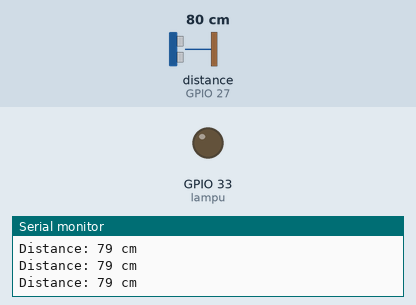
Recording of a sketch running on a simulated ESP32. On the bench: output pins drawn as LEDs (lit = HIGH), the last lines printed to the serial monitor. Wiring (inferred from the names in the program): ultrasonic range finder: trigger GPIO 12; echo GPIO 27. The inputs (shaded band) are chosen by the test bench; at power-on: distance to the obstacle (sensor on GPIO 27) 80 cm. The echo pulse lasts 58.3 µs per cm; WiFi joins after 1.5 s; servers stay silent unless stated; pins used as bus, display or sensor lines are not drawn.

Above: at 3.0 s.
3.1 s: distance to the obstacle (sensor on GPIO 27) set to 2 cm
At 4.0 s:
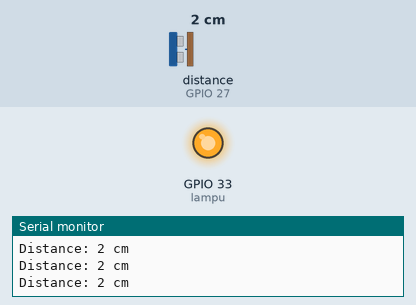
4.6 s: distance to the obstacle (sensor on GPIO 27) set to 4 cm
At 5.8 s:
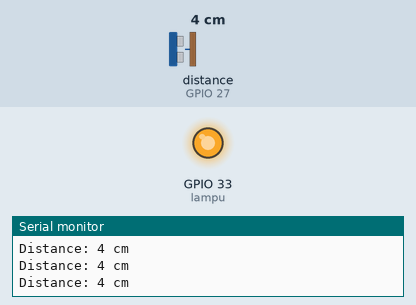
6.1 s: distance to the obstacle (sensor on GPIO 27) set to 18 cm
At 6.8 s:
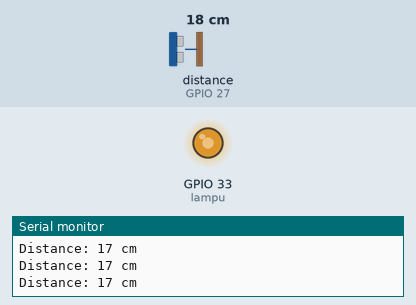
7.6 s: distance to the obstacle (sensor on GPIO 27) set to 35 cm
At 8.1 s:
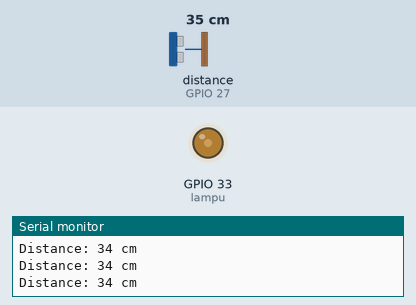
Timing chart, 0 to 10.1 s (numbered marks = the images above; inputs shaded):
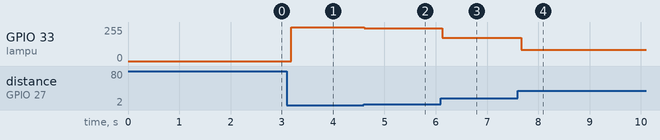

The sketch:

smart_lamp.ino
```cpp
#define BLYNK_PRINT Serial
#define BLYNK_TEMPLATE_ID "TMPL6_xJRHLVL"
#define BLYNK_TEMPLATE_NAME "Sistem Penerangan Otomatis iSurf"
#define BLYNK_AUTH_TOKEN "7CV9oDHWkch5XWhUWP1j4O8QWt3keyOo"
#define lampu 33
#define trig 12
#define echo 27

#include <WiFi.h>
#include <WiFiClient.h>
#include <BlynkSimpleEsp32.h>

char ssid[] = "mono";
char pass[] = "iotsamsungg";

unsigned long interval;

long duration;
int distance;

void setup() {
  Serial.begin(115200);
  pinMode(trig, OUTPUT);
  pinMode(echo, INPUT);
  pinMode(lampu, OUTPUT);
  Blynk.begin(BLYNK_AUTH_TOKEN, ssid, pass);
}

void loop() {
  int counting = 0;
  if (millis() - interval > 1000){
    counting++;
    if (counting >= 1000) counting = 0;
    interval = millis();
  }
  Blynk.run();

  digitalWrite(trig, HIGH);
  delayMicroseconds(10);
  digitalWrite(trig, LOW);

  duration = pulseIn(echo, HIGH);
  distance = duration * 0.0342 / 2;

  Serial.print("Distance: ");
  Serial.print(distance);
  Serial.println(" cm");

  distance = constrain(distance, 2, 50);

  int brightness = map(distance, 2, 50, 255, 0);

  analogWrite(lampu, brightness);

  Blynk.virtualWrite(V0, distance);
  Blynk.virtualWrite(V1, brightness);

  delay(100);
}
```

Measured:
- after the input at 3.1 s, GPIO 33 (lampu): 0/255 → 255/255 after 0.08 s
- after the input at 4.6 s, GPIO 33 (lampu): 255/255 → 245/255 at once
- after the input at 6.1 s, GPIO 33 (lampu): 245/255 → 176/255 at once
- after the input at 7.6 s, GPIO 33 (lampu): 176/255 → 85/255 after 0.07 s
